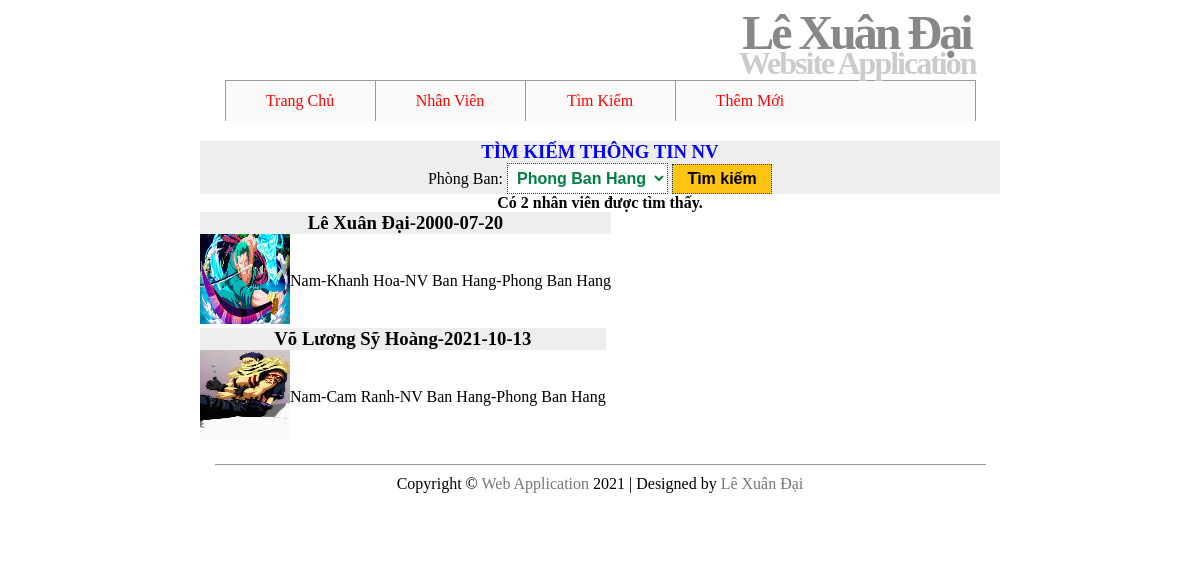
The app's page /MyWebsite/TKtheoPB.php?phongban=PHbh with its own data.
### tables this page shows
CREATE TABLE `nhanvien` (
  `MaNV` varchar(10) NOT NULL,
  `Ho` varchar(50) NOT NULL,
  `Ten` varchar(50) NOT NULL,
  `NgaySinh` date NOT NULL,
  `GioiTinh` varchar(5) NOT NULL,
  `DiaChi` varchar(50) NOT NULL,
  `Anh` varchar(50) NOT NULL,
  `MaLoaiNV` varchar(5) NOT NULL,
  `MaPhong` varchar(5) NOT NULL
);

CREATE TABLE `loainv` (
  `MaLoaiNV` varchar(5) NOT NULL,
  `TenLoaiNV` varchar(50) NOT NULL
);

CREATE TABLE `phongban` (
  `MaPhong` varchar(5) NOT NULL,
  `TenPhong` varchar(50) NOT NULL
);

### MyWebsite/TKtheoPB.php (the view, shortened to what this page needs)
<?php
include("includes/connect.php");
?>
</head>
<body>
<form action="" method="get">
<table bgcolor="#eeeeee" align="center" width="800"style="border-collapse: collapse; margin-top:20px;">
<tr>
	<td style="text-align:center;"><font color="blue"><h3>TÌM KIẾM THÔNG TIN NV</h3></font></td>
</tr>
<tr>
<td style="text-align: center;">Phòng Ban:
		<select name="phongban">
		<?php
				$query="select * from phongban";
				$result=mysqli_query($mysqli,$query);
				if(mysqli_num_rows($result)>0){
					while($row=mysqli_fetch_array($result)){
						$ma_pb=$row['MaPhong'];
						$ten_pb=$row['TenPhong'];
						echo "<option value='".$ma_pb."' ";
							if(isset($_REQUEST['phongban']) && ($_REQUEST['phongban']==$ma_pb)) echo "selected='selected'";
						echo ">".$ten_pb."</option>";
					}
				}
			?>
		</select>
		<input class="btn float-right login_btn" type="submit" name="tim" value="Tìm kiếm">
	</td>
</tr>
</table>
</form>
<?php
if($_SERVER['REQUEST_METHOD']=='GET')
{
	if(empty($_GET['phongban'])) echo "<p align='center'>Vui lòng nhập tên phòng ban </p>";
	else
	{
		$tennv=$_GET['phongban'];
		$query=" SELECT *,TenLoaiNV,TenPhong
        FROM nhanvien, loainv, phongban
        WHERE  nhanvien.MaLoaiNV = loainv.MaLoaiNV AND nhanvien.MaPhong=phongban.MaPhong AND PhongBan.MaPhong like '%$tennv%'";
		$result=mysqli_query($mysqli,$query) or trigger_error("Query Failed! SQL: $query - Error: ".mysqli_error($mysqli), E_USER_ERROR);
		if(mysqli_num_rows($result)>0)
		{	$rows=mysqli_num_rows($result);
			echo "<div align='center'><b>Có $rows nhân viên được tìm thấy.</b></div>";
			while($row=mysqli_fetch_array($result, MYSQLI_ASSOC))
			{
				echo '<table align="center" border="1" cellpadding="5" cellspacing="5" style="border-collapse:collapse;">
						<tr bgcolor="#eeeeee"><td colspan="2" align="center"><h3>'.$row['Ho'].' '.$row['Ten'].'-'.$row['NgaySinh'].'</h3></td></tr>';
					echo '<tr><td><img src="hinh/'.$row['Anh'].'" width="90" height="90"/></td>';
								echo '<td>'.$row['GioiTinh']
								.'-'.$row['DiaChi'].'-'.$row['TenLoaiNV'].'-'.$row['TenPhong'];
								echo '</td></tr></table>';
			}
		}
		else echo "<div><b>Không tìm thấy .</b></div>";
	}
}
?>

### MyWebsite/includes/style.css (style rules this page uses)
* { border:0; margin:0; padding:0; }
a { color:#777; text-decoration:none; }
#header { border-bottom:1px solid #999; height:80px; margin:0 auto; width:751px; }
#header h1 { color:#888; font-size:300%; letter-spacing:-3px; text-align:right; padding:5px; margin-bottom:-20px; }
#header h2 { color:#CCC; font-size:200%; letter-spacing:-2px; text-align:right; }
#navigation { background:#fafafa; border-right:1px solid #999; margin:0 auto; width:750px; height:40px; list-style:none; }
#navigation li { border-left:1px solid #999; float:left; width:149px; list-style:none; }
#navigation a { display:block; line-height:40px; text-align:center; }
#content { height:auto; margin:0 auto; padding:0 0 20px; width:800px; }
#footer { border-top:1px solid #999; height:50px; margin:0 auto; padding:10px; text-align:center; width:751px; }
input, select, .input { padding: 5px; font-weight: bold; font-size: 1em; color: #008040; background: #FFFFFF; border:1px dotted #004080; }

### MyWebsite/TKtheoPB.php (style rules this page uses)
.login_btn { color: black; background-color: #FFC312; width: 100px; }

### records on screen
nhanvien: Ho "Lê", Ten "Xuân Đại", NgaySinh "2000-07-20", Anh (picture), GioiTinh "Nam", DiaChi "Khanh Hoa", MaLoaiNV.TenLoaiNV "NV Ban Hang", MaPhong.TenPhong "Phong Ban Hang"
nhanvien: Ho "Võ", Ten "Lương Sỹ Hoàng", NgaySinh "2021-10-13", Anh (picture), GioiTinh "Nam", DiaChi "Cam Ranh", MaLoaiNV.TenLoaiNV "NV Ban Hang", MaPhong.TenPhong "Phong Ban Hang"

### other values on screen
$rows "2"
form field phongban "Phong Ban Hang"
